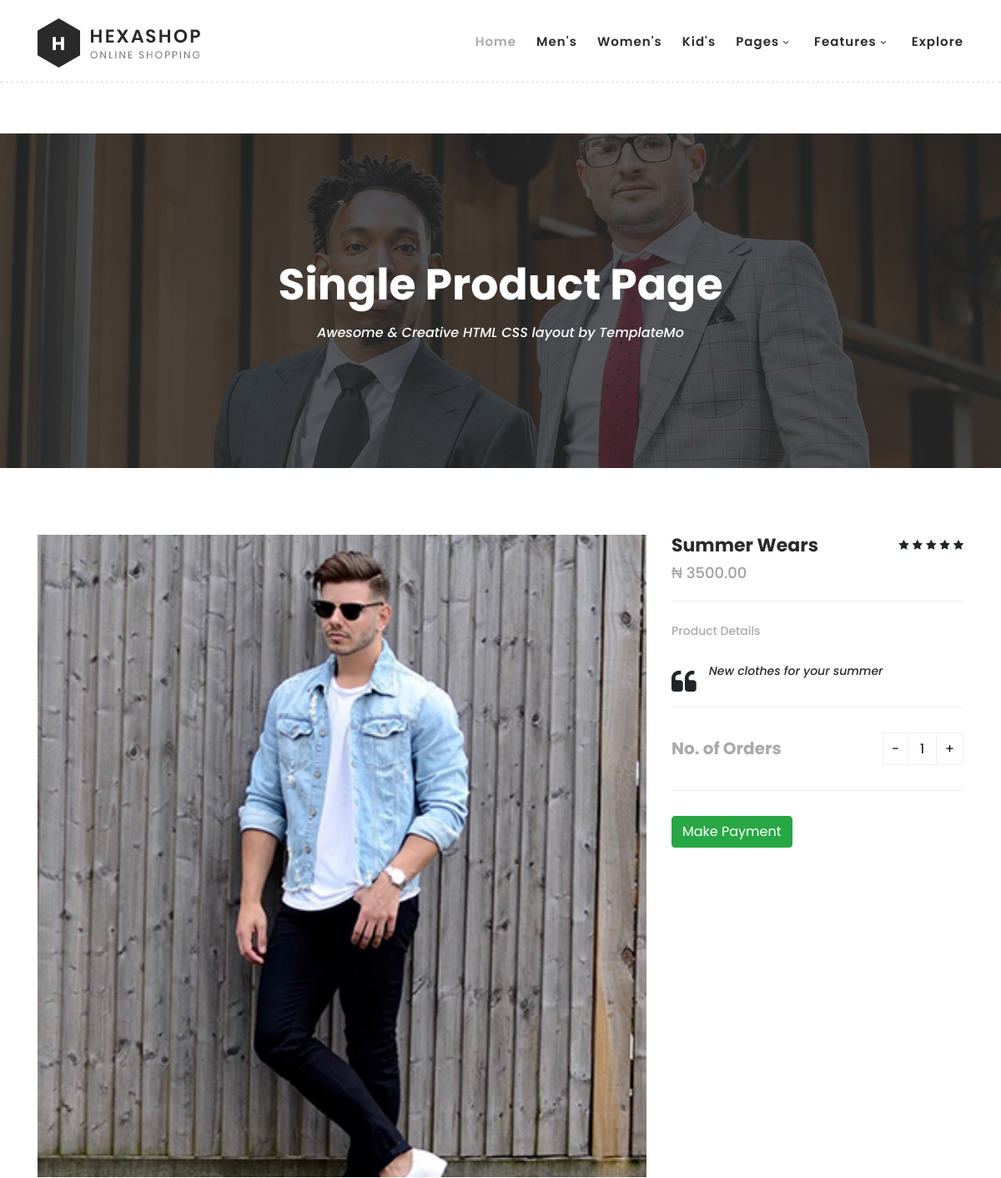
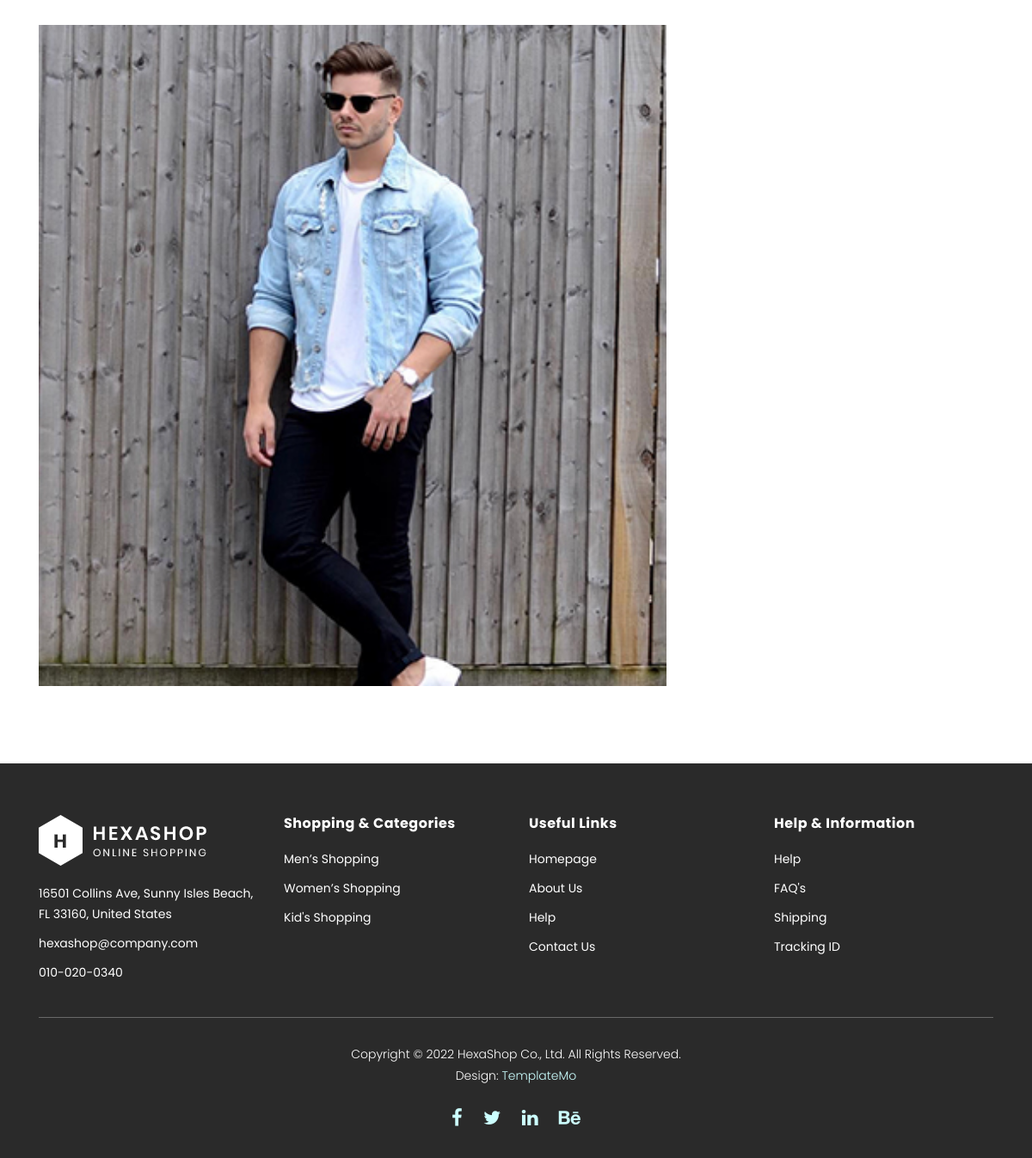
/single/1/, run on the app's committed database (2 pictures, top to bottom).
### Store/models.py (models this page shows, shortened)
class Product(models.Model):
    name = models.CharField(max_length=100)
    price = models.DecimalField(max_digits=10, decimal_places=2)
    image = models.ImageField(upload_to='product_image')
    description = models.TextField(blank = True, null= True)
    category = models.ForeignKey(Category, on_delete=models.CASCADE)
    rating = models.IntegerField()
    class Meta:
        verbose_name_plural = 'Product'

### Store/views.py (the view)
# urls.py: path("single/<int:id>/", singlepage, name="detailpage"),
def singlepage(request, id):
    singleproduct = Product.objects.get(id=id)
    category = singleproduct.category
    other_products = Product.objects.filter(category=category).exclude(id=id)[:4]
    context = {"singleproduct": singleproduct, "other_products" : other_products}
    return render(request,'Store/single-product.html', context)

### Store/templates/Store/single-product.html (shortened to what this page needs)
{% load static %}
<!DOCTYPE html>
<html lang="en">
  <head>
    <link rel="stylesheet" type="text/css" href="{% static 'Store/assets/css/bootstrap.min.css' %}">
    <link rel="stylesheet" type="text/css" href="{% static 'Store/assets/css/font-awesome.css' %}">
    <link rel="stylesheet" href="{% static 'Store/assets/css/templatemo-hexashop.css' %}">
    <link rel="stylesheet" href="{% static 'Store/assets/css/owl-carousel.css' %}">
    <link rel="stylesheet" href="{% static 'Store/assets/css/lightbox.css' %}">
    </head>
    <body>
    <header class="header-area header-sticky">
        <div class="container">
            <div class="row">
                <div class="col-12">
                    <nav class="main-nav">
                        <a href="{% url 'home' %}" class="logo">
                            <img src="{% static 'Store/assets/images/logo.png' %}">
                        </a>
                        <ul class="nav">
                            <li class="scroll-to-section"><a href="index.html" class="active">Home</a></li>
                            <li class="scroll-to-section"><a href="index.html">Men's</a></li>
                            <li class="scroll-to-section"><a href="index.html">Women's</a></li>
                            <li class="scroll-to-section"><a href="index.html">Kid's</a></li>
                            <li class="submenu">
                                <a href="javascript:;">Pages</a>
                            </li>
                            <li class="submenu">
                                <a href="javascript:;">Features</a>
                            </li>
                            <li class="scroll-to-section"><a href="index.html">Explore</a></li>
                        </ul>
                    </nav>
                </div>
            </div>
        </div>
    </header>
    <div class="page-heading" id="top">
        <div class="container">
            <div class="row">
                <div class="col-lg-12">
                    <div class="inner-content">
                        <h2>Single Product Page</h2>
                        <span>Awesome &amp; Creative HTML CSS layout by TemplateMo</span>
                    </div>
                </div>
            </div>
        </div>
    </div>
    <section class="section" id="product">
        <div class="container">
            <div class="row">
                <div class="col-lg-8">
                <div class="left-images">
                    <img src="{{singleproduct.image.url}}" alt="">
                    <img src="{{singleproduct.image.url}}" alt="">
                </div>
            </div>
            <div class="col-lg-4">
                <div class="right-content">
                    <h4>{{singleproduct.name}}</h4>
                    <span class="price">₦ {{singleproduct.price}}</span>
                    <ul class="stars">
                        <li><i class="fa fa-star"></i></li>
                        <li><i class="fa fa-star"></i></li>
                        <li><i class="fa fa-star"></i></li>
                        <li><i class="fa fa-star"></i></li>
                        <li><i class="fa fa-star"></i></li>
                    </ul>
                    <span>Product Details</span>
                    <div class="quote">
                        <i class="fa fa-quote-left"></i><p>{{singleproduct.description}}</p>
                    </div>
                    <div class="quantity-content">
                        <div class="left-content">
                            <h6>No. of Orders</h6>
                        </div>
                        <div class="right-content">
                            <div class="quantity buttons_added">
                                <input type="button" value="-" class="minus"><input type="number" step="1" min="1" max="" name="quantity" value="1" title="Qty" class="input-text qty text" size="4" pattern="" inputmode=""><input type="button" value="+" class="plus">
                            </div>
                        </div>
                    </div>
                    <div class="total">
                <button class="btn btn-large btn-success" onclick="paywithPayStack()" id="django-paystack-button">Make Payment</button>
        </div>
    </div>
</div>
    </section>
    <footer>
        <div class="container">
            <div class="row">
                <div class="col-lg-3">
                    <div class="first-item">
                        <div class="logo">
                            <img src="{% static 'Store/assets/images/white-logo.png' %}" alt="hexashop ecommerce templatemo">
                        </div>
                        <ul>
                            <li><a href="#">16501 Collins Ave, Sunny Isles Beach, FL 33160, United States</a></li>
                            <li><a href="#">hexashop@company.com</a></li>
                            <li><a href="#">010-020-0340</a></li>
                        </ul>
                    </div>
                </div>
                <div class="col-lg-3">
                    <h4>Shopping &amp; Categories</h4>
                    <ul>
                        <li><a href="#">Men’s Shopping</a></li>
                        <li><a href="#">Women’s Shopping</a></li>
                        <li><a href="#">Kid's Shopping</a></li>
                    </ul>
                </div>
                <div class="col-lg-3">
                    <h4>Useful Links</h4>
                    <ul>
                        <li><a href="#">Homepage</a></li>
                        <li><a href="#">About Us</a></li>
                        <li><a href="#">Help</a></li>
                        <li><a href="#">Contact Us</a></li>
                    </ul>
                </div>
                <div class="col-lg-3">
                    <h4>Help &amp; Information</h4>
                    <ul>
                        <li><a href="#">Help</a></li>
                        <li><a href="#">FAQ's</a></li>
                        <li><a href="#">Shipping</a></li>
                        <li><a href="#">Tracking ID</a></li>
                    </ul>
                </div>
                <div class="col-lg-12">
                    <div class="under-footer">
                        <p>Copyright © 2022 HexaShop Co., Ltd. All Rights Reserved.
                        <br>Design: <a href="https://templatemo.com" target="_parent" title="free css templates">TemplateMo</a></p>
                        <ul>
                            <li><a href="#"><i class="fa fa-facebook"></i></a></li>
                            <li><a href="#"><i class="fa fa-twitter"></i></a></li>
                            <li><a href="#"><i class="fa fa-linkedin"></i></a></li>
                            <li><a href="#"><i class="fa fa-behance"></i></a></li>
                        </ul>
                    </div>
                </div>
            </div>
        </div>
    </footer>
  </body>
</html>

### data on the page
Product: image (picture), name "Summer Wears", price "3500.00", description "New clothes for your summer"
